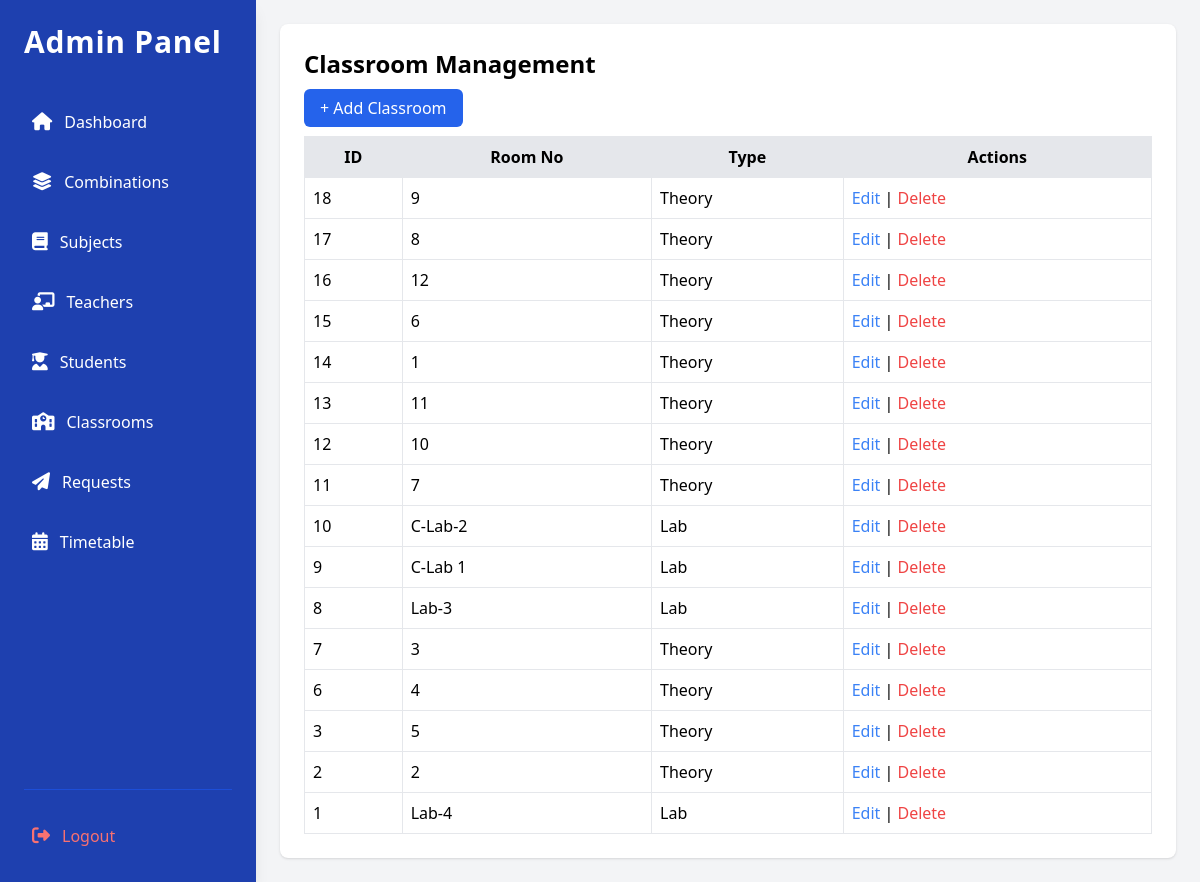
Page /src/views/admin/classrooms.php (signed in) on the committed database.
### tables this page shows
CREATE TABLE `classrooms` (
  `id` int(11) NOT NULL,
  `room_no` varchar(10) NOT NULL,
  `type` enum('theory','lab') NOT NULL
);

### src/models/Classroom.php (called while the page is built, shortened)
<?php
class Classroom {
    private $conn;
    public function __construct($db) {
        $this->conn = $db;
    }
    public function getAllClassrooms() {
        $query = "SELECT * FROM classrooms ORDER BY id DESC";
        $stmt = $this->conn->prepare($query);
        $stmt->execute();
        return $stmt->fetchAll(PDO::FETCH_ASSOC);
    }
}
?>

### src/views/admin/classrooms.php (the view, shortened to what this page needs)
<?php
include_once "../../models/Classroom.php";
$database = new Database();
$db = $database->getConnection();
$classroom = new Classroom($db);
$classrooms = $classroom->getAllClassrooms();
?>
<?php include_once(__DIR__ . '/header.php'); ?>
    <div class="max-w-4xl mx-auto bg-white p-6 rounded-lg shadow">
        <h2 class="text-2xl font-semibold mb-4">Classroom Management</h2>
        <a href="add_classroom.php" class="bg-blue-600 text-white px-4 py-2 rounded-md">+ Add Classroom</a>
        <table class="w-full mt-4 border-collapse border border-gray-300">
            <thead>
                <tr class="bg-gray-200">
                    <th class="border p-2">ID</th>
                    <th class="border p-2">Room No</th>
                    <th class="border p-2">Type</th>
                    <th class="border p-2">Actions</th>
                </tr>
            </thead>
            <tbody>
                <?php foreach ($classrooms as $class) : ?>
                    <tr class="bg-white border">
                        <td class="border p-2"><?= $class['id'] ?></td>
                        <td class="border p-2"><?= $class['room_no'] ?></td>
                        <td class="border p-2"><?= ucfirst($class['type']) ?></td>
                        <td class="border p-2">
                            <a href="edit_classroom.php?id=<?= $class['id'] ?>" class="text-blue-500">Edit</a> |
                            <a href="../../controllers/classroomController.php?delete=<?= $class['id'] ?>" class="text-red-500" onclick="return confirm('Are you sure?')">Delete</a>
                        </td>
                    </tr>
                <?php endforeach; ?>
            </tbody>
        </table>
    </div>
<?php include_once(__DIR__ . '/footer.php'); ?>

### rows in the picture
classrooms: id "18", room_no "9", type "Theory"
classrooms: id "17", room_no "8", type "Theory"
classrooms: id "16", room_no "12", type "Theory"
classrooms: id "15", room_no "6", type "Theory"
classrooms: id "14", room_no "1", type "Theory"
classrooms: id "13", room_no "11", type "Theory"
classrooms: id "12", room_no "10", type "Theory"
classrooms: id "11", room_no "7", type "Theory"
classrooms: id "10", room_no "C-Lab-2", type "Lab"
classrooms: id "9", room_no "C-Lab 1", type "Lab"
classrooms: id "8", room_no "Lab-3", type "Lab"
classrooms: id "7", room_no "3", type "Theory"
classrooms: id "6", room_no "4", type "Theory"
classrooms: id "3", room_no "5", type "Theory"
classrooms: id "2", room_no "2", type "Theory"
classrooms: id "1", room_no "Lab-4", type "Lab"
